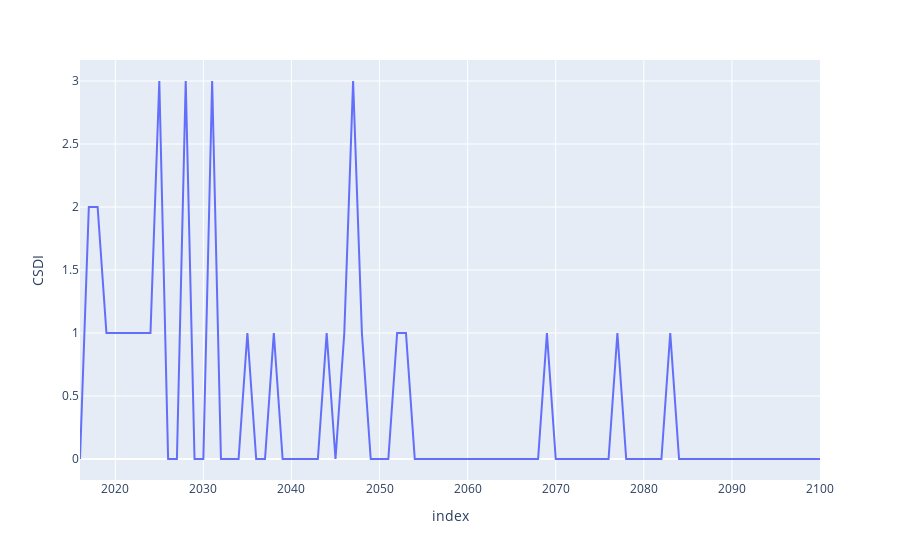

Notebook code cell kept with this figure:
### Code cell
fig = px.line(model_list[0].df_annual, y="CSDI")
fig.show()
